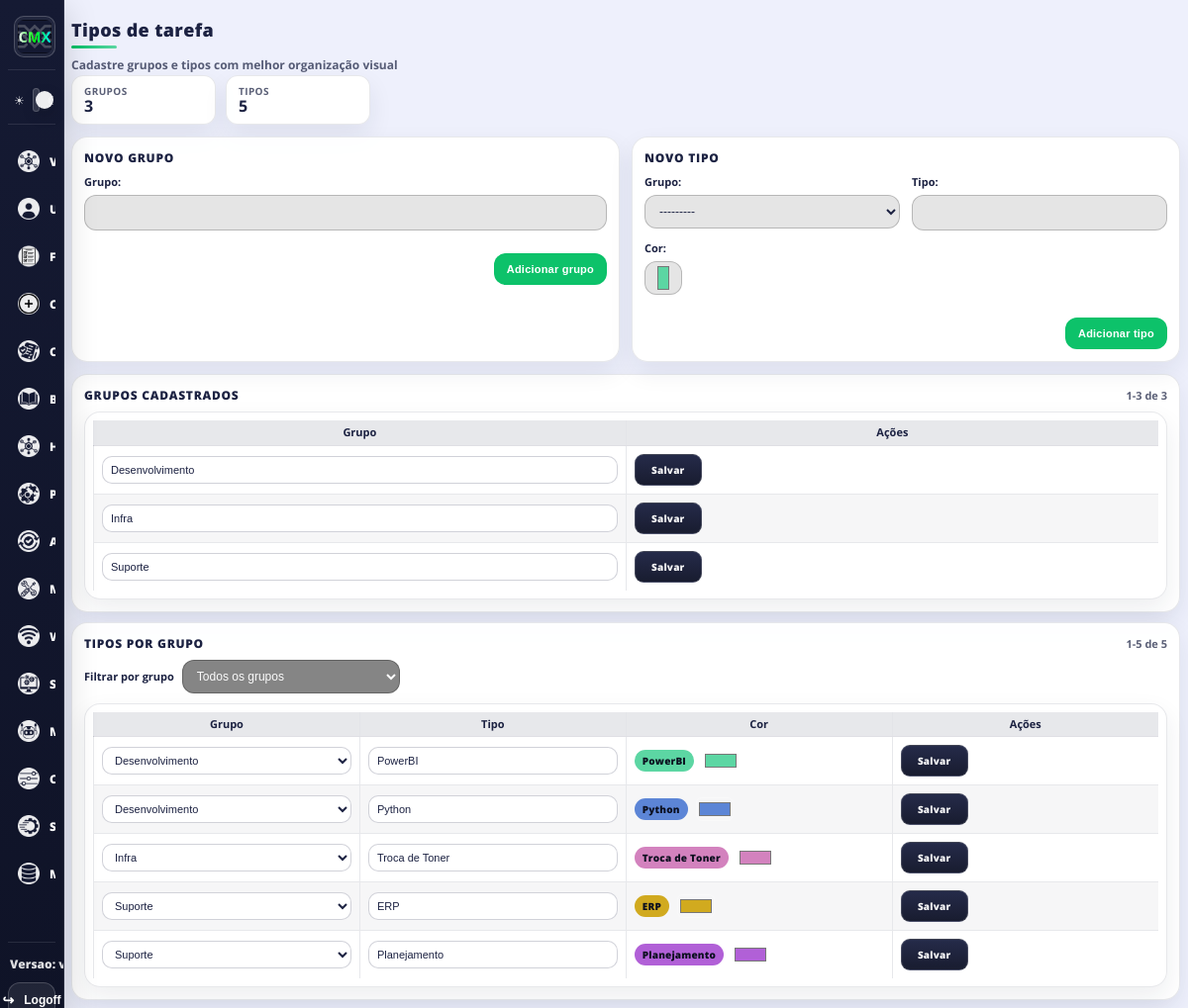
Screenshot of /queue/create/types/ (signed in) with the database file from the repository.
### tiqueue/models.py (models this page shows, shortened)
class TaskGroup(models.Model):
    name = models.CharField(max_length=80, unique=True)
    def __str__(self):
        return self.name

class TaskType(models.Model):
    group = models.ForeignKey(TaskGroup, on_delete=models.CASCADE, related_name="types")
    name = models.CharField(max_length=80)
    color = models.CharField(max_length=7, default="#5CD6A3")
    class Meta:
        unique_together = ("group", "name")

### tiqueue/views.py (the view, shortened to what this page needs)
# urls.py: path('queue/create/types/', views.manageTaskTypes, name='manageTaskTypes')
@login_required
def manageTaskTypes(request):
    group_form = TaskGroupForm(prefix="group")
    type_form = TaskTypeForm(prefix="type")
    groups_qs = TaskGroupForm._meta.model.objects.all().order_by("name")
    types_qs = TaskTypeForm._meta.model.objects.select_related("group").order_by("group__name", "name")
    selected_group_id = (request.GET.get("group") or "").strip()
    if selected_group_id:
        try:
            types_qs = types_qs.filter(group_id=int(selected_group_id))
        except Exception:
            selected_group_id = ""
    groups_paginator = Paginator(groups_qs, 8)
    types_paginator = Paginator(types_qs, 12)
    groups_page_obj = groups_paginator.get_page(request.GET.get("groups_page") or 1)
    types_page_obj = types_paginator.get_page(request.GET.get("types_page") or 1)
    return render(
        request,
        "tiqueue/task_types.html",
        {
            "group_form": group_form,
            "type_form": type_form,
            "groups": groups_page_obj.object_list,
            "types": types_page_obj.object_list,
            "groups_page_obj": groups_page_obj,
            "types_page_obj": types_page_obj,
            "all_groups": groups_qs,
            "selected_group_id": selected_group_id,
        },
    )

### tiqueue/forms.py
class TaskGroupForm(forms.ModelForm):
    class Meta:
        model = TaskGroup
        fields = ['name']
        labels = {
            'name': 'Grupo',
        }

class TaskTypeForm(forms.ModelForm):
    class Meta:
        model = TaskType
        fields = ['group', 'name', 'color']
        labels = {
            'group': 'Grupo',
            'name': 'Tipo',
            'color': 'Cor',
        }
        widgets = {
            'color': forms.TextInput(attrs={'type': 'color', 'class': 'queue-color'}),
        }

### tiqueue/context_processors.py (called while the page is built)
def system_config(request):
    cfg = SystemConfig.objects.order_by("-updated_at", "-id").first()
    return {
        "sidebar_system_version": (cfg.system_version if cfg and cfg.system_version else ""),
    }

### templates/tiqueue/task_types.html (shortened to what this page needs)
{% load static %}
<!DOCTYPE html>
<head>
    <link rel="stylesheet" href="{% static '/style/theme.css'%}">
    <link rel="stylesheet" href="{% static '/style/mainQueue.css'%}">
</head>
<body>
    {% include 'partials/sidebar.html' %}
    <div class="queue_main checklist-page task-types-page">
        <div class="headerMain">
            <div class="headerTitle">
                <h1>Tipos de tarefa</h1>
                <div class="subtitle">Cadastre grupos e tipos com melhor organiza&ccedil;&atilde;o visual</div>
            </div>
        </div>
        <div class="task-types-meta">
            <div class="task-types-meta-item">
                <span class="task-types-meta-label">Grupos</span>
                <strong class="task-types-meta-value">{{ groups_page_obj.paginator.count }}</strong>
            </div>
            <div class="task-types-meta-item">
                <span class="task-types-meta-label">Tipos</span>
                <strong class="task-types-meta-value">{{ types_page_obj.paginator.count }}</strong>
            </div>
        </div>
        <div class="checklist-grid">
            <div class="checklist-card">
                <div class="checklist-card-title">Novo grupo</div>
                <form method="POST" class="checklist-form">
                    <div class="checklist-section-grid">
                        <div class="field span-2">
                            {{ group_form.name.label_tag }}
                            {{ group_form.name }}
                        </div>
                    </div>
                    <div class="modal-actions">
                        <button type="submit" class="queue-primary-btn">Adicionar grupo</button>
                    </div>
                </form>
            </div>
            <div class="checklist-card">
                <div class="checklist-card-title">Novo tipo</div>
                <form method="POST" class="checklist-form">
                    <div class="checklist-section-grid">
                        <div class="field">
                            {{ type_form.group.label_tag }}
                            {{ type_form.group }}
                        </div>
                        <div class="field">
                            {{ type_form.name.label_tag }}
                            {{ type_form.name }}
                        </div>
                        <div class="field">
                            {{ type_form.color.label_tag }}
                            {{ type_form.color }}
                        </div>
                    </div>
                    <div class="modal-actions">
                        <button type="submit" class="queue-primary-btn">Adicionar tipo</button>
                    </div>
                </form>
            </div>
        </div>
        <div class="checklist-card">
            <div class="task-types-header-row">
                <div class="checklist-card-title">Grupos cadastrados</div>
                <div class="task-types-counter">
                    {{ groups_page_obj.start_index }}-{{ groups_page_obj.end_index }} de {{ groups_page_obj.paginator.count }}
                </div>
            </div>
            <div class="checklist-table projects-table-wrap task-types-table-wrap">
                <table class="projects-manage-table">
                    <thead>
                        <tr>
                            <th>Grupo</th>
                            <th>A&ccedil;&otilde;es</th>
                        </tr>
                    </thead>
                    <tbody>
                        {% for g in groups %}
                            <tr>
                                <td>
                                    <input class="queue-input-sm table-input" type="text" name="name" value="{{ g.name }}" form="group-edit-{{ g.id }}">
                                </td>
                                <td>
                                    <div class="table-actions">
                                        <form method="POST" id="group-edit-{{ g.id }}">
                                            <button type="submit" class="queue-secondary-btn project-nav-btn project-table-btn">Salvar</button>
                                        </form>
                                    </div>
                                </td>
                            </tr>
                        {% empty %}
                            <tr><td colspan="2" class="queue-empty">Nenhum grupo cadastrado.</td></tr>
                        {% endfor %}
                    </tbody>
                </table>
            </div>
        </div>
        <div class="checklist-card">
            <div class="task-types-header-row">
                <div class="checklist-card-title">Tipos por grupo</div>
                <div class="task-types-counter">
                    {{ types_page_obj.start_index }}-{{ types_page_obj.end_index }} de {{ types_page_obj.paginator.count }}
                </div>
            </div>
            <form method="GET" class="types-filter-row">
                <label for="types-group-filter" class="types-filter-label">Filtrar por grupo</label>
                <select id="types-group-filter" class="queue-select types-filter-select" name="group" onchange="this.form.submit()">
                    <option value="">Todos os grupos</option>
                </select>
            </form>
            <div class="checklist-table projects-table-wrap task-types-table-wrap">
                <table class="projects-manage-table">
                    <thead>
                        <tr>
                            <th>Grupo</th>
                            <th>Tipo</th>
                            <th>Cor</th>
                            <th>A&ccedil;&otilde;es</th>
                        </tr>
                    </thead>
                    <tbody>
                        {% for t in types %}
                            <tr>
                                <td>
                                    <select name="group" class="queue-input-sm table-input" form="type-edit-{{ t.id }}">
                                        {% for g in all_groups %}
                                            <option value="{{ g.id }}" {% if g.id == t.group.id %}selected{% endif %}>{{ g.name }}</option>
                                        {% endfor %}
                                    </select>
                                </td>
                                <td>
                                    <input type="text" name="name" class="queue-input-sm table-input" value="{{ t.name }}" form="type-edit-{{ t.id }}">
                                </td>
                                <td>
                                    <div class="types-color-cell">
                                        <span class="type-badge" style="background: {{ t.color }};">{{ t.name }}</span>
                                        <input type="color" name="color" class="queue-color" value="{{ t.color }}" form="type-edit-{{ t.id }}">
                                    </div>
                                </td>
                                <td>
                                    <div class="table-actions">
                                        <form method="POST" id="type-edit-{{ t.id }}">
                                            <button type="submit" class="queue-secondary-btn project-nav-btn project-table-btn">Salvar</button>
                                        </form>
                                    </div>
                                </td>
                            </tr>
                        {% empty %}
                            <tr><td colspan="4" class="queue-empty">Nenhum tipo cadastrado para este filtro.</td></tr>
                        {% endfor %}
                    </tbody>
                </table>
            </div>
        </div>
    </div>
</body>

### connect/static/style/theme.css (style rules this page uses)
* { scrollbar-width: thin; scrollbar-color: rgba(0, 191, 99, 0.9) rgba(28, 34, 66, 0.18); }

### rows the page displays
TaskGroup: name "Desenvolvimento"
TaskGroup: name "Infra"
TaskGroup: name "Suporte"
TaskType: group "Desenvolvimento", name "PowerBI", color "#5cd6a3"
TaskType: group "Desenvolvimento", name "Python", color "#5c85d6"
TaskType: group "Infra", name "Troca de Toner", color "#d382be"
TaskType: group "Suporte", name "ERP", color "#d1aa1f"
TaskType: group "Suporte", name "Planejamento", color "#b160d7"

### other values shown
{{ groups_page_obj.paginator.count }} "3"
{{ types_page_obj.paginator.count }} "5"
{{ group_form.name.label_tag }} "Grupo:"
{{ type_form.group.label_tag }} "Grupo:"
{{ type_form.name.label_tag }} "Tipo:"
{{ type_form.color.label_tag }} "Cor:"
{{ groups_page_obj.start_index }} "1"
{{ groups_page_obj.end_index }} "3"
{{ types_page_obj.start_index }} "1"
{{ types_page_obj.end_index }} "5"
